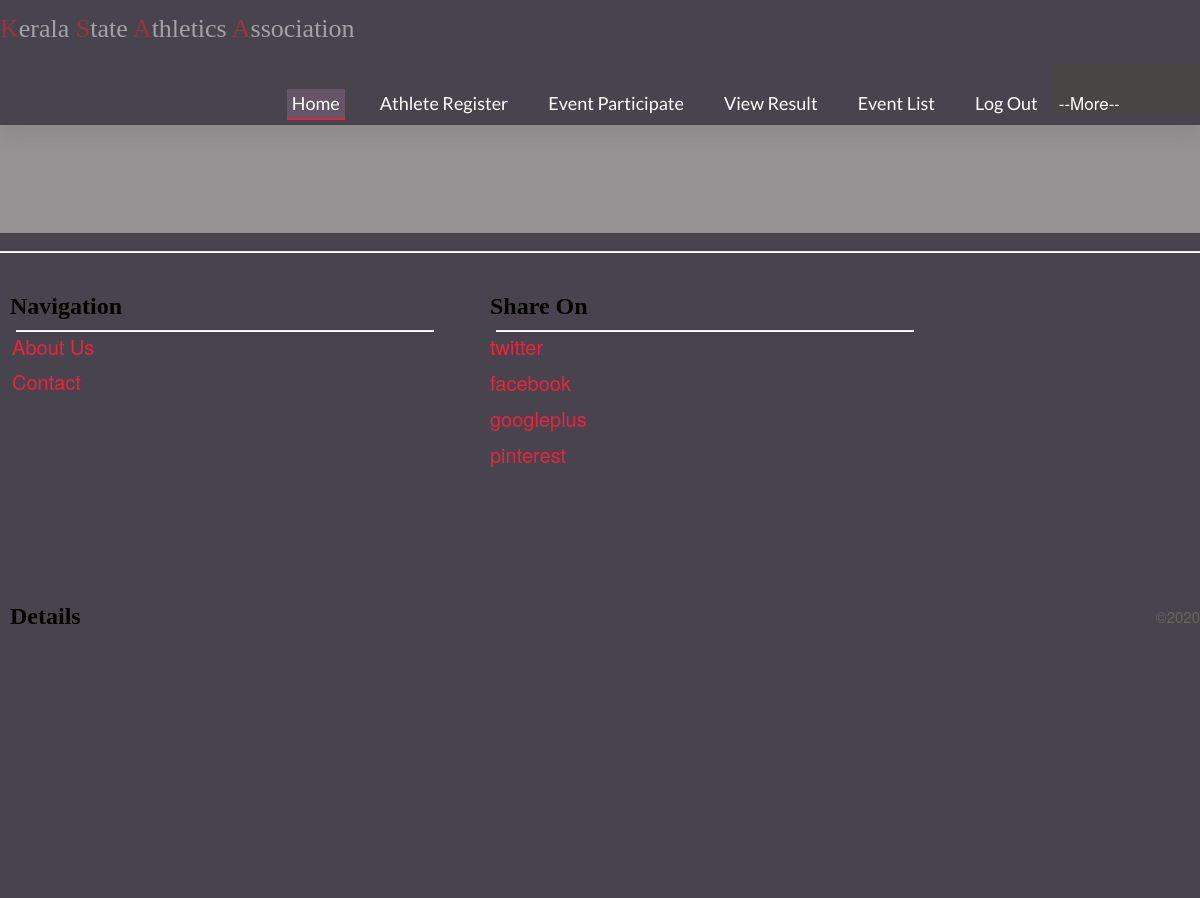
Before: /meetView.php (signed in) with the older database file.
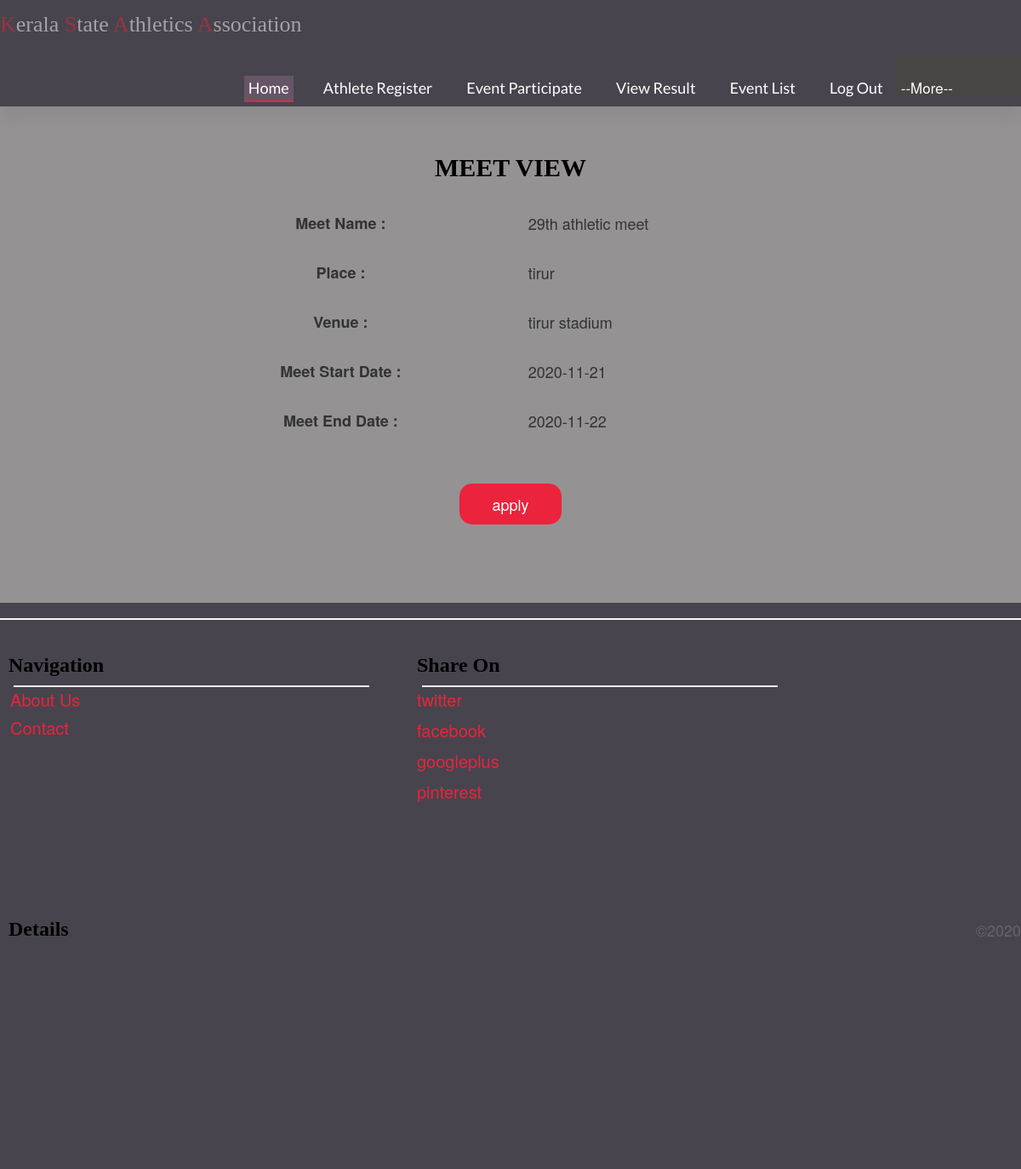
After: the same page with the newer database file.
### tables this page shows
CREATE TABLE `meet_register` (
  `meet_id` int(11) NOT NULL COMMENT 'meet id',
  `meet_name` varchar(40) DEFAULT NULL COMMENT 'name of meet',
  `venue` varchar(20) DEFAULT NULL COMMENT 'venue of meet',
  `place` varchar(20) DEFAULT NULL COMMENT 'place of meet',
  `start_date` date DEFAULT NULL COMMENT 'start date of meet',
  `end_date` date DEFAULT NULL COMMENT 'end date of meet',
  `apply_before` date DEFAULT NULL COMMENT 'apply before the date'
);

### meetView.php (the view, shortened to what this page needs)
<!DOCTYPE html PUBLIC "-//W3C//DTD XHTML 1.0 Transitional//EN" "http://www.w3.org/TR/xhtml1/DTD/xhtml1-transitional.dtd">
<html xmlns="http://www.w3.org/1999/xhtml">
<head>
</head>
<?php
include("clg_header.php");
include("connection.php");
$rs=mysqli_query($con,"select meet_register.* from meet_register where apply_before >= curdate()");
	if(mysqli_num_rows($rs)>0)
		{
			while($row=mysqli_fetch_array($rs))
			{
?>
<body style="font-size: 18px;">
  <center>
  <h1>MEET VIEW</h1>
  <br>
<form action="" method="post">
<table width="800" border="0" cellspacing="0" cellpadding="20">
  <tr>
    <th>Meet Name  :  </th>
    <td scope="col"><?php echo $row[1]?></td>
  </tr>
  <tr>
    <th scope="col">Place  :  </th>
    <td scope="col"><?php echo $row[3]?></td>
  </tr>
  <tr>
    <th scope="col">Venue  :  </th>
    <td scope="col"><?php echo $row[2]?></td>
  </tr>
  <tr>
    <th scope="col">Meet Start Date  :  </th>
    <td scope="col"><?php echo $row[4]?></td>
  </tr>
  <tr>
    <th scope="col">Meet End Date  :  </th>
    <td scope="col"><?php echo $row[5]?></td>
  </tr>
  <tr>
     <td colspan="2" align="center">
      <div class="form-group form-button">
        <a href="meetApply.php?date=<?php echo $row[6]?>" class="form-submit">apply</a></div></td>
  </tr>
 <?php
			}
		}
 ?>
</table>
</form>
</center>
</body>
<?php include("clg_footer.php")?>
</html>

Changed rows visible on the page:
now on this page (row edited): meet_register: meet_name "29th athletic meet", place "tirur", venue "tirur stadium", start_date "2020-11-21", end_date "2020-11-22"
